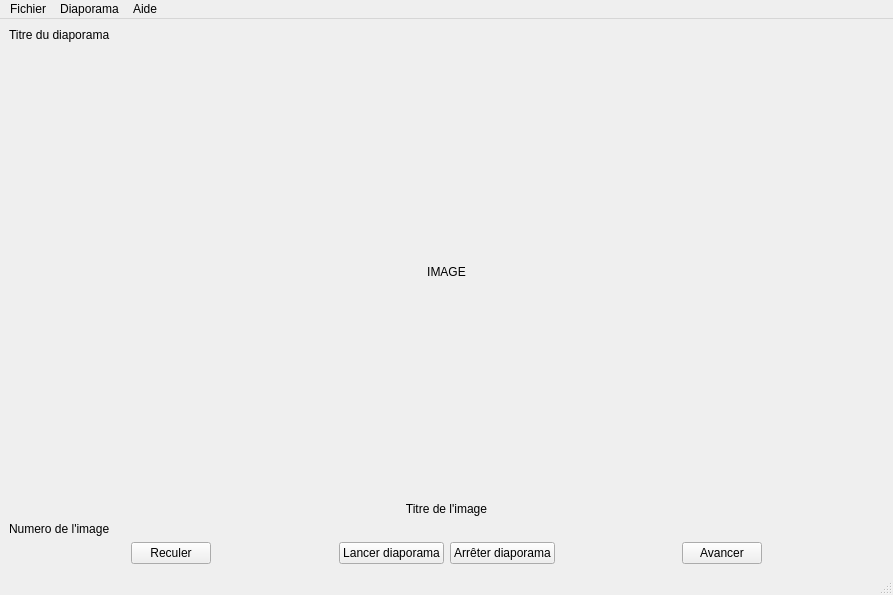
<?xml version="1.0" encoding="UTF-8"?>
<ui version="4.0">
 <class>LecteurVue</class>
 <widget class="QMainWindow" name="LecteurVue">
  <property name="geometry">
   <rect>
    <x>0</x>
    <y>0</y>
    <width>893</width>
    <height>595</height>
   </rect>
  </property>
  <property name="windowTitle">
   <string>LecteurVue</string>
  </property>
  <widget class="QWidget" name="centralwidget">
   <layout class="QHBoxLayout" name="horizontalLayout_2">
    <item>
     <layout class="QVBoxLayout" name="verticalLayout">
      <item>
       <layout class="QVBoxLayout" name="verticalLayout_2">
        <item>
         <widget class="QLabel" name="labelTitreDiapo">
          <property name="text">
           <string>Titre du diaporama</string>
          </property>
          <property name="alignment">
           <set>Qt::AlignLeading|Qt::AlignLeft|Qt::AlignTop</set>
          </property>
          <property name="margin">
           <number>5</number>
          </property>
         </widget>
        </item>
        <item>
         <spacer name="verticalSpacer_2">
          <property name="orientation">
           <enum>Qt::Vertical</enum>
          </property>
          <property name="sizeHint" stdset="0">
           <size>
            <width>20</width>
            <height>40</height>
           </size>
          </property>
         </spacer>
        </item>
        <item>
         <widget class="QLabel" name="labelImg">
          <property name="text">
           <string>IMAGE</string>
          </property>
          <property name="alignment">
           <set>Qt::AlignCenter</set>
          </property>
         </widget>
        </item>
        <item>
         <spacer name="verticalSpacer">
          <property name="orientation">
           <enum>Qt::Vertical</enum>
          </property>
          <property name="sizeHint" stdset="0">
           <size>
            <width>20</width>
            <height>40</height>
           </size>
          </property>
         </spacer>
        </item>
        <item>
         <widget class="QLabel" name="labelTitreCategorieImage">
          <property name="text">
           <string>Titre de l'image</string>
          </property>
          <property name="alignment">
           <set>Qt::AlignCenter</set>
          </property>
          <property name="margin">
           <number>0</number>
          </property>
         </widget>
        </item>
        <item>
         <widget class="QLabel" name="labelNumImage">
          <property name="text">
           <string>Numero de l'image</string>
          </property>
          <property name="margin">
           <number>3</number>
          </property>
         </widget>
        </item>
       </layout>
      </item>
      <item>
       <layout class="QHBoxLayout" name="hBoutonLayout">
        <item>
         <spacer name="horizontalSpacer_2">
          <property name="orientation">
           <enum>Qt::Horizontal</enum>
          </property>
          <property name="sizeHint" stdset="0">
           <size>
            <width>40</width>
            <height>20</height>
           </size>
          </property>
         </spacer>
        </item>
        <item>
         <widget class="QPushButton" name="pushButtonReculer">
          <property name="text">
           <string>Reculer</string>
          </property>
         </widget>
        </item>
        <item>
         <spacer name="horizontalSpacer">
          <property name="orientation">
           <enum>Qt::Horizontal</enum>
          </property>
          <property name="sizeHint" stdset="0">
           <size>
            <width>40</width>
            <height>20</height>
           </size>
          </property>
         </spacer>
        </item>
        <item>
         <widget class="QPushButton" name="pushButtonStartDiapo">
          <property name="text">
           <string>Lancer diaporama</string>
          </property>
         </widget>
        </item>
        <item>
         <widget class="QPushButton" name="pushButtonStopDiapo">
          <property name="text">
           <string>Arrêter diaporama</string>
          </property>
         </widget>
        </item>
        <item>
         <spacer name="horizontalSpacer_4">
          <property name="orientation">
           <enum>Qt::Horizontal</enum>
          </property>
          <property name="sizeHint" stdset="0">
           <size>
            <width>40</width>
            <height>20</height>
           </size>
          </property>
         </spacer>
        </item>
        <item>
         <widget class="QPushButton" name="pushButtonAvancer">
          <property name="text">
           <string>Avancer</string>
          </property>
         </widget>
        </item>
        <item>
         <spacer name="horizontalSpacer_3">
          <property name="orientation">
           <enum>Qt::Horizontal</enum>
          </property>
          <property name="sizeHint" stdset="0">
           <size>
            <width>40</width>
            <height>20</height>
           </size>
          </property>
         </spacer>
        </item>
       </layout>
      </item>
     </layout>
    </item>
   </layout>
  </widget>
  <widget class="QMenuBar" name="menubar">
   <property name="geometry">
    <rect>
     <x>0</x>
     <y>0</y>
     <width>893</width>
     <height>22</height>
    </rect>
   </property>
   <widget class="QMenu" name="menuDiaporama">
    <property name="title">
     <string>Diaporama</string>
    </property>
    <addaction name="actionChangerVitesseDefilement"/>
    <addaction name="actionChangerDiapo"/>
    <addaction name="separator"/>
    <addaction name="actionAvancer"/>
    <addaction name="actionReculer"/>
    <addaction name="separator"/>
   </widget>
   <widget class="QMenu" name="menuFichier">
    <property name="title">
     <string>Fichier</string>
    </property>
    <addaction name="actionEnleverDiapo"/>
    <addaction name="separator"/>
    <addaction name="actionQuitter"/>
   </widget>
   <widget class="QMenu" name="menuAide">
    <property name="title">
     <string>Aide</string>
    </property>
    <addaction name="actionAProposDe"/>
   </widget>
   <addaction name="menuFichier"/>
   <addaction name="menuDiaporama"/>
   <addaction name="menuAide"/>
  </widget>
  <widget class="QStatusBar" name="statusbar"/>
  <action name="actionChangerVitesseDefilement">
   <property name="text">
    <string>Vitesse de défilement</string>
   </property>
  </action>
  <action name="actionChangerDiapo">
   <property name="text">
    <string>Changer de diaporama</string>
   </property>
   <property name="toolTip">
    <string>Changer diaporama</string>
   </property>
  </action>
  <action name="actionAvancer">
   <property name="text">
    <string>Avancer</string>
   </property>
   <property name="shortcut">
    <string>Ctrl+D</string>
   </property>
  </action>
  <action name="actionReculer">
   <property name="text">
    <string>Reculer</string>
   </property>
   <property name="shortcut">
    <string>Ctrl+Q</string>
   </property>
  </action>
  <action name="actionQuitter">
   <property name="text">
    <string>Quitter</string>
   </property>
  </action>
  <action name="actionAuto">
   <property name="text">
    <string>Mode Automatique</string>
   </property>
  </action>
  <action name="actionManuel">
   <property name="text">
    <string>Mode Manuel</string>
   </property>
  </action>
  <action name="actionAProposDe">
   <property name="text">
    <string>A propos de ...</string>
   </property>
  </action>
  <action name="actionEnleverDiapo">
   <property name="text">
    <string>Enlever diaporama</string>
   </property>
  </action>
 </widget>
 <resources/>
 <connections/>
</ui>
